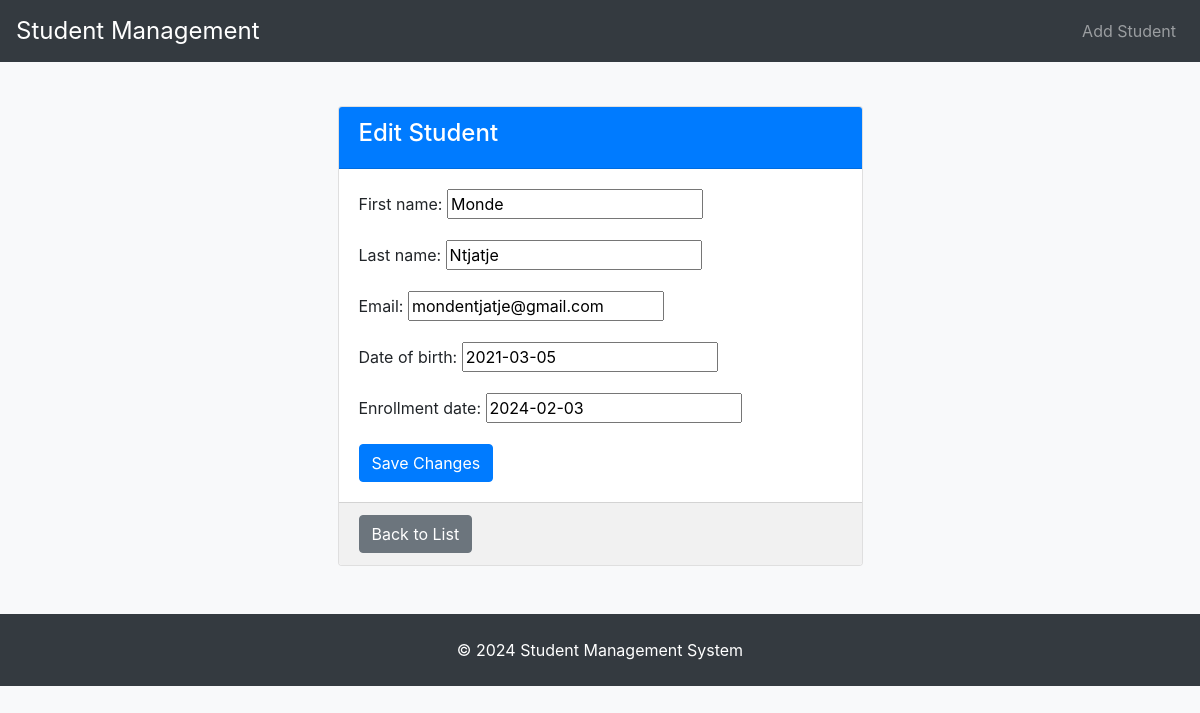
Page /students/1/edit/ on the committed database.
### student_details/models.py (models this page shows, shortened)
class Student(models.Model):
    first_name = models.CharField(max_length=100)
    last_name = models.CharField(max_length=100)
    email = models.EmailField()
    date_of_birth = models.DateField()
    enrollment_date = models.DateField()

### student_details/views.py (the view)
# urls.py: path('students/<int:pk>/edit/', views.student_edit, name='student_edit'),
def student_edit(request, pk):
    student = get_object_or_404(Student, pk=pk)
    if request.method == 'POST':
        form = StudentForm(request.POST, instance=student)
        if form.is_valid():
            form.save()
            return redirect('student_list')
    else:
        form = StudentForm(instance=student)
    return render(request, 'student_edit.html', {'form': form, 'student': student})

### student_details/forms.py
class StudentForm(forms.ModelForm):
    class Meta:
        model = Student
        fields = ['first_name', 'last_name', 'email', 'date_of_birth', 'enrollment_date']

### student_details/templates/student_edit.html (shortened to what this page needs)
{% extends 'base.html' %}
{% block content %}
    <div class="container mt-4">
        <div class="row justify-content-center">
            <div class="col-md-8 col-lg-6">
                <div class="card">
                    <div class="card-header">
                        <h4>Edit Student</h4>
                    </div>
                    <div class="card-body">
                        <form method="post">
                            {{ form.as_p }}
                            <button type="submit" class="btn btn-primary">Save Changes</button>
                        </form>
                    </div>
                    <div class="card-footer">
                        <a href="{% url 'student_list' %}" class="btn btn-secondary">Back to List</a>
                    </div>
                </div>
            </div>
        </div>
    </div>
{% endblock %}

### student_details/static/css/styles.css (style rules this page uses)
body { background-color: #f8f9fa; }
.card { margin-top: 20px; }
.card-header { background-color: #007bff; color: #fff; }
.card-footer { background-color: #f1f1f1; }
.btn { margin-right: 5px; }

### rows in the picture
Student: first_name "Monde", last_name "Ntjatje", email "mondentjatje@gmail.com", date_of_birth "2021-03-05", enrollment_date "2024-02-03"
